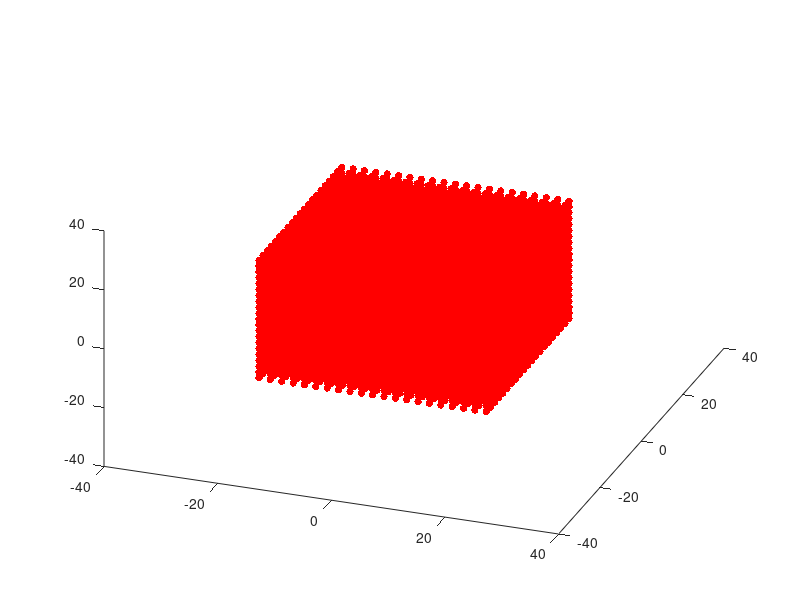

The MATLAB source for this figure: (Note: this script raises an error after producing the figure.)
clear all; close all;clc

% Loren'z parameter for chaos

sigma = 10;
beta = 8/3;
rho = 28;

% Intial condition  -  a large cube of points
xvec = -20:2:20;
yvec = -20:2:20;
zvec = -20:2:20;

[x0,y0,z0] = meshgrid(xvec,yvec,zvec); 
% size(z0);
% a = [1 2
%     3 4];
% 
% b = [5 6
%     7 8];
% 
% c = [9 10
%     11 12];
% % size(a)
% % size(b)
% % size(c)
% [x,y,z] = meshgrid(a,b,c); 
% A = [x y z]

yIC(1,:,:,:) = x0;
yIC(2,:,:,:) = y0;
yIC(3,:,:,:) = z0;

plot3(yIC(1,:),yIC(2,:),yIC(3,:),'r.','Linewidth',1,'Markersize',16)

axis([ -40 40 -40 40 -40 40])
view(20,40);
drawnow

%% Compute all trajectories

dt = 0.01;          % time step
duration = 4;       
tspan = [0,duration];
L = duration/dt;

yparticles = yIC;

% code is very slow because of the number of for loop we are using.

% Use vectorized operation instead

for step = 1 : L % each step in time
    
    time = step*dt
    
    for i = 1:length(xvec) % to cover every particle in the box
        for j = 1:length(yvec)
            for k = 1:length(zvec)
                yin = yparticles(:,i,j,k); % all coors for i,j,k particles
                yout = rk4singlestep(@(t,y) lorenz(t,y,sigma,beta,rho),dt,time,yin);
                yparticles(:,i,j,k) = yout;
            end
        end
    end

plot3(yparticles(1,:),yparticles(2,:),yparticles(3,:),'r.')

axis([ -40 40 -40 40 -40 40])
view(20,40);
drawnow         
                
end